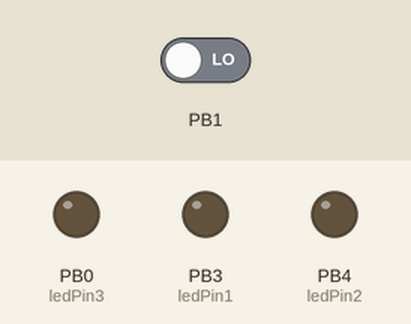
Simulated run of this sketch. Board: ATtiny85, built with avr-gcc and run on an emulated ATtiny85. On the bench: output pins drawn as LEDs (lit = HIGH). The test bench sets the inputs (shaded band); at power-on: PB1 LOW. Sleep ends after the set time or at an interrupt.

Above: at 1.2 s.
1.3 s: PB1 driven HIGH
At 1.8 s:
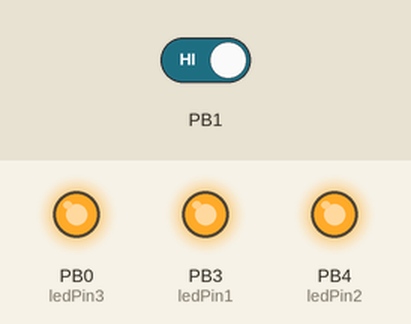
Timing chart, 0 to 12.8 s (numbered marks = the images above; inputs shaded):
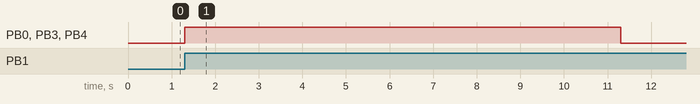

Measured:
- after the input at 1.3 s, PB0 (ledPin3), PB3 (ledPin1), PB4 (ledPin2): LOW → HIGH at once, → LOW 10.0 s later

The sketch:

sleep_attiny85.ino
```cpp
#include <avr/sleep.h>

int pirPin = 2;
int ledPin1 = 3;
int ledPin2 = 4;
int ledPin3 = 0;

bool needLedOn = false;

void setup()
{
  pinMode(pirPin, INPUT);          //inputPin을 입력모드로
  pinMode(ledPin1, OUTPUT);    //ledPin을 출력모드로
  pinMode(ledPin2, OUTPUT);    //ledPin을 출력모드로
  pinMode(ledPin3, OUTPUT);    //ledPin을 출력모드로
}

void loop()
{
  if (needLedOn) {
    ledOn();
    delay(10000);
    needLedOn = false;
  } else {
    ledOff();
    sleepNow();
  }
}

void sleepNow()
{
  set_sleep_mode(SLEEP_MODE_PWR_DOWN); // 슬립모드를 파워 다운모드로 설정합니다.
  sleep_enable(); // 슬립모드를 활성화시킵니다. (안전핀 같은 기능 실제로 슬립모드에 진입하지는 않음)

  GIMSK = 0b00100000; // 핀체인지 인터럽트를 사용합니다.
  PCMSK = 0b00000010; // 핀체인지 인터럽트 핀을 2번으로 할당합니다.

  sleep_mode(); // 슬립모드에 진입합니다. (실제 슬립모드에 진입)

  sleep_disable(); // 슬립모드를 비활성화 시킵니다. ( 슬립모드에 진입하면 비활성화 시키지 못하는데, 인터럽트 신호가 발생하면 다시 슬립모드에서 나와 슬립모드를 비활성화 시킵니다.)

  GIMSK = 0b00000000; // 핀체인지 인터럽트를 사용하지않습니다.
  PCMSK = 0b00000000;
}

void ledOn(){
  digitalWrite(ledPin1,HIGH);
  digitalWrite(ledPin2,HIGH);
  digitalWrite(ledPin3,HIGH);
}

void ledOff(){
  digitalWrite(ledPin1,LOW);
  digitalWrite(ledPin2,LOW);
  digitalWrite(ledPin3,LOW);
}

ISR(PCINT0_vect)
{
    needLedOn = true;
}
```
